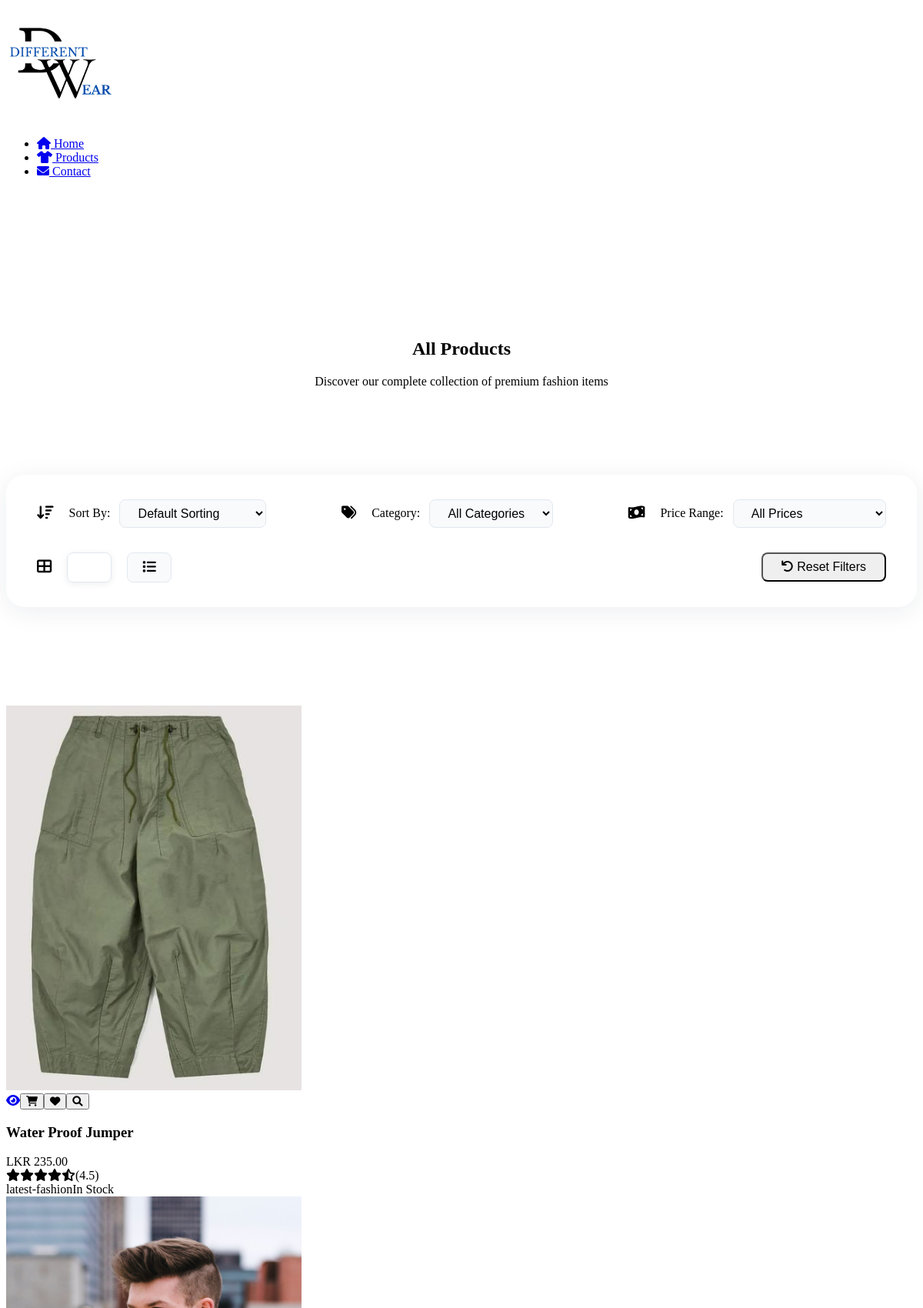
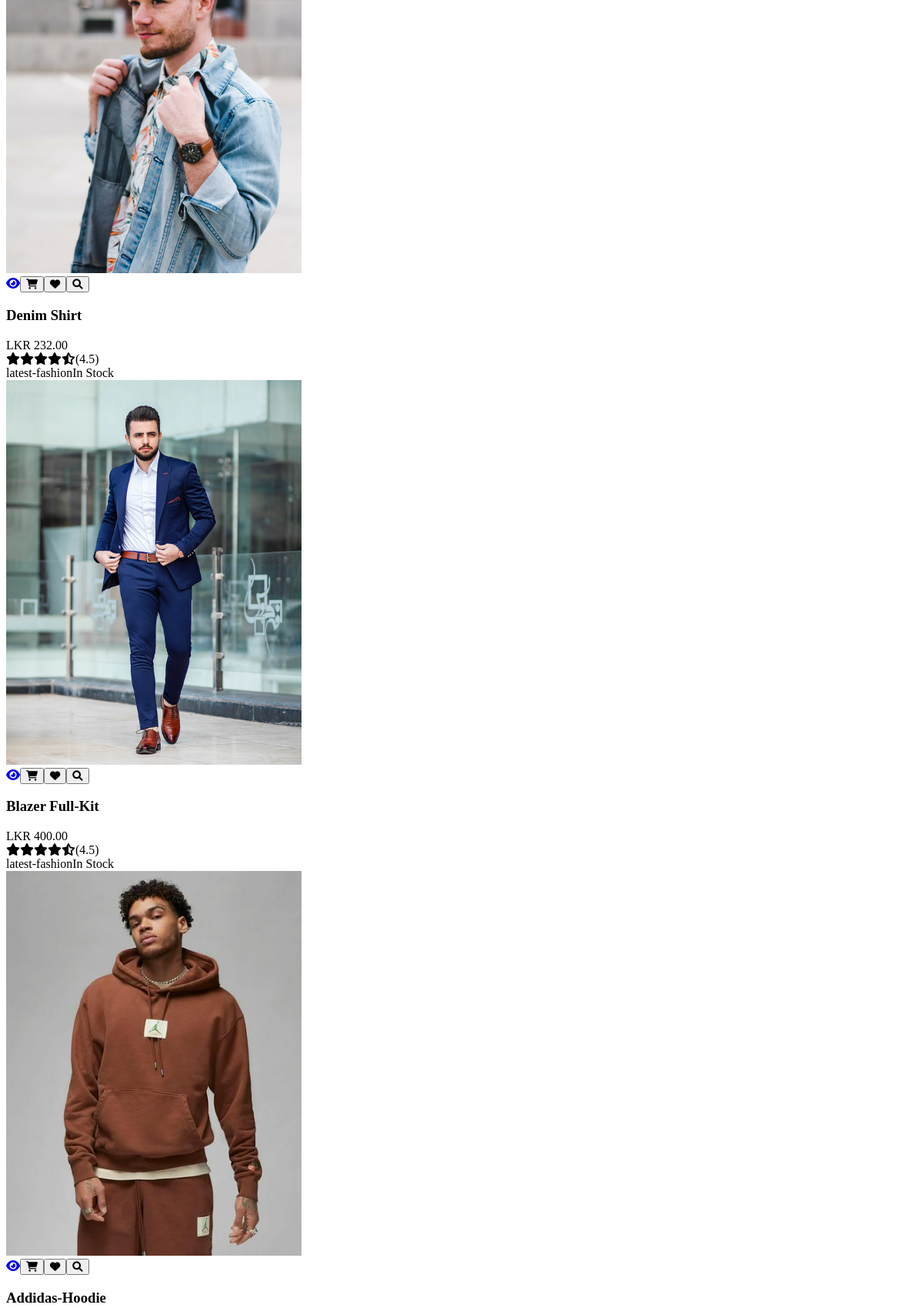
/products.php (upper part), run on the app's committed database (2 pictures, top to bottom).
### tables this page shows
CREATE TABLE `product` (
  `p_id` int(11) NOT NULL,
  `p_name` varchar(100) NOT NULL,
  `p_type` varchar(150) NOT NULL,
  `price` decimal(10,0) NOT NULL,
  `description` varchar(300) NOT NULL,
  `picture` varchar(100) NOT NULL
);

### products.php (the view, shortened to what this page needs)
<?php
    include 'header.php';
    require 'db_connection.php';
?>
    <section class="page-header" style="background: var(--gradient-primary); padding: 8rem 0 4rem; margin-top: 60px; text-align: center; color: var(--text-white);">
        <div class="container">
            <h1 data-aos="fade-up">All Products</h1>
            <p data-aos="fade-up" data-aos-delay="100">Discover our complete collection of premium fashion items</p>
        </div>
    </section>
    <section class="filters-section" style="padding: 2rem 0; background: var(--bg-light);">
        <div class="container">
            <div class="filter-panel filter-panel-modern" data-aos="fade-up">
                <div class="filter-row filter-row-modern">
                    <span class="filter-icon"><i class="fas fa-sort-amount-down"></i></span>
                    <label for="sort-select">Sort By:</label>
                    <select id="sort-select" class="filter-select">
                        <option value="default">Default Sorting</option>
                    </select>
                </div>
                <div class="filter-row filter-row-modern">
                    <span class="filter-icon"><i class="fas fa-tags"></i></span>
                    <label for="category-filter">Category:</label>
                    <select id="category-filter" class="filter-select">
                        <option value="all">All Categories</option>
                    </select>
                </div>
                <div class="filter-row filter-row-modern">
                    <span class="filter-icon"><i class="fas fa-money-bill-wave"></i></span>
                    <label for="price-range">Price Range:</label>
                    <select id="price-range" class="filter-select">
                        <option value="all">All Prices</option>
                    </select>
                </div>
                <div class="filter-row filter-row-modern view-toggle-row">
                    <span class="filter-icon"><i class="fas fa-th-large"></i></span>
                    <button class="view-btn active" data-view="grid" title="Grid View"><i class="fas fa-th"></i></button>
                    <button class="view-btn" data-view="list" title="List View"><i class="fas fa-list"></i></button>
                </div>
                <div class="filter-row filter-row-modern reset-row">
                    <button id="reset-filters" class="btn btn-outline" type="button"><i class="fas fa-undo"></i> Reset Filters</button>
                </div>
            </div>
        </div>
    </section>
    <section class="products-section" style="padding: 4rem 0;">
        <div class="container">
            <div class="products-grid" id="products-grid">
                <?php
                    $sql = "SELECT * FROM product ORDER BY p_id DESC";
                    $result = $mysqli->query($sql);
                    if ($result->num_rows > 0) {
                        while ($row = $result->fetch_assoc()) {
                            echo '<div class="product-card" data-aos="fade-up" data-category="all" data-price="'.$row['price'].'">';
                            echo '<div class="product-image">';
                            echo '<img src="images/products/'.$row['picture'].'" alt="'.$row['p_name'].'">';
                            echo '<div class="product-overlay">';
                            echo '<div class="product-actions">';
                            echo '<a href="single-product.php?p_id='.$row['p_id'].'" class="action-btn" title="View Details"><i class="fas fa-eye"></i></a>';
                            echo '<button class="action-btn add-to-cart" data-id="'.$row['p_id'].'" title="Add to Cart"><i class="fas fa-shopping-cart"></i></button>';
                            echo '<button class="action-btn add-to-wishlist" title="Add to Wishlist"><i class="fas fa-heart"></i></button>';
                            echo '<button class="action-btn quick-view" data-id="'.$row['p_id'].'" title="Quick View"><i class="fas fa-search"></i></button>';
                            echo '</div>';
                            echo '</div>';
                            echo '</div>';
                            echo '<div class="product-content">';
                            echo '<h3 class="product-title">'.$row['p_name'].'</h3>';
                            echo '<div class="product-price">LKR '.$row['price'].'.00</div>';
                            echo '<div class="product-rating">';
                            echo '<i class="fas fa-star"></i>';
                            echo '<i class="fas fa-star"></i>';
                            echo '<i class="fas fa-star"></i>';
                            echo '<i class="fas fa-star"></i>';
                            echo '<i class="fas fa-star-half-alt"></i>';
                            echo '<span>(4.5)</span>';
                            echo '</div>';
                            echo '<div class="product-meta">';
                            echo '<span class="product-category">'.$row['p_type'].'</span>';
                            echo '<span class="product-availability">In Stock</span>';
                            echo '</div>';
                            echo '</div>';
                            echo '</div>';
                        }
                    } else {
                        echo '<div class="no-products">No products found.</div>';
                    }
                ?>
            </div>
        </div>
    </section>
<?php
    include 'footer.php';
?>

### products.php (style rules this page uses)
.filter-panel-modern { background: #fff; border-radius: 1.5rem; box-shadow: 0 6px 32px rgba(30,41,59,0.08); padding: 2rem 2.5rem; display: flex; flex-wrap: wrap; gap: 2rem; align-items: center; justify-content: space-between; margin-bottom: 2rem; }
.filter-row-modern { display: flex; align-items: center; gap: 0.75rem; margin-bottom: 0; }
.filter-icon { color: var(--primary-color); font-size: 1.2rem; margin-right: 0.5rem; }
.filter-select { border-radius: 0.5rem; border: 1px solid #e2e8f0; padding: 0.5rem 1.2rem; font-size: 1rem; background: #f8fafc; transition: border 0.2s; }
.view-btn { background: #f8fafc; border: 1px solid #e2e8f0; border-radius: 0.5rem; padding: 0.5rem 1.2rem; margin-right: 0.5rem; font-size: 1.1rem; color: var(--primary-color); transition: background 0.2s, color 0.2s, box-shadow 0.2s; }
.view-btn.active, .view-btn:hover { background: var(--primary-color); color: #fff; box-shadow: 0 2px 8px rgba(30,41,59,0.08); }
.reset-row { margin-left: auto; }
#reset-filters { border-radius: 0.5rem; padding: 0.5rem 1.5rem; font-size: 1rem; margin-left: 1rem; }

### data on the page
product: picture (picture), p_name "Water Proof Jumper", price "235", p_type "latest-fashion"
product: picture (picture), p_name "Denim Shirt", price "232", p_type "latest-fashion"
product: picture (picture), p_name "Blazer Full-Kit", price "400", p_type "latest-fashion"
product: picture (picture), p_name "Addidas-Hoodie"
